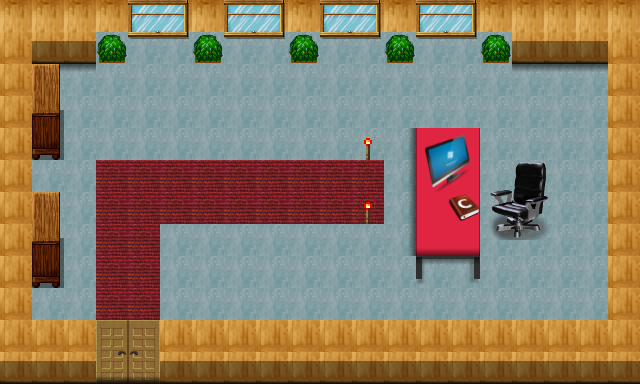

A 2D game scene composited from a Tiled map and its tileset images. What follows is a short description and the map's XML, with each tile layer's data collapsed to a summary:
An orthogonal 20x12 tile map with 32x32 px tiles, 5 tile layers (background2, background1, walls, overlay2, ...).

<map version="1.0" orientation="orthogonal" width="20" height="12" tilewidth="32" tileheight="32">
 <properties>
  <property name="in-dvere" value="3x9" />
  <property name="indir-dvere" value="0x-1" />
  <property name="out-floor1-arena1" value="3x11" />
 </properties>
 <tileset firstgid="1" name="FIT" tilewidth="32" tileheight="32">
  <image source="fit.png" width="512" height="512" />
 </tileset>
 <layer name="background2" width="20" height="12">
  <data>[240 cells, 168 non-empty, 7 distinct tile ids]</data>
 </layer>
 <layer name="background1" width="20" height="12">
  <data>[240 cells, 37 non-empty, 17 distinct tile ids]</data>
 </layer>
 <layer name="walls" width="20" height="12">
  <data>[240 cells, 102 non-empty, 13 distinct tile ids]</data>
 </layer>
 <layer name="overlay2" width="20" height="12">
  <data>[240 cells, 34 non-empty, 8 distinct tile ids]</data>
 </layer>
 <layer name="overlay1" width="20" height="12">
  <data>[240 cells, 1 non-empty, 1 distinct tile ids]</data>
 </layer>
</map>
